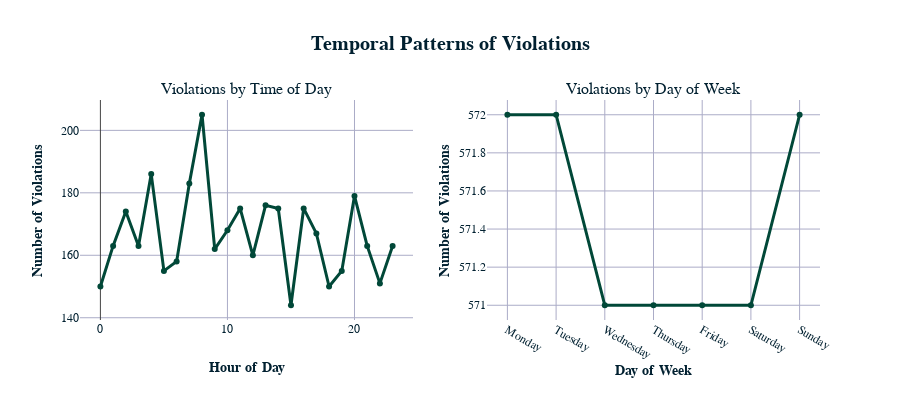

Notebook cell for this chart:
### Markdown cell above
7) Временные закономерности

### Code cell
# Добавляем временные признаки
dataset['DateTime'] = pd.to_datetime(dataset['DateTime'])
dataset['Hour'] = dataset['DateTime'].dt.hour
dataset['DayOfWeek'] = dataset['DateTime'].dt.day_name()

fig = make_subplots(
    rows=1, cols=2,
    subplot_titles=('Violations by Time of Day', 'Violations by Day of Week')
)

# График по часам
hourly_violations = dataset['Hour'].value_counts().sort_index()
fig.add_trace(
    go.Scatter(
        x=hourly_violations.index,
        y=hourly_violations.values,
        mode='lines+markers',
        line=dict(color=palette_in_hex[-1], width=3),
        marker=dict(size=6, color=palette_in_hex[-1]),
        name='By Hour'
    ),
    row=1, col=1
)

# График по дням недели
daily_violations = dataset['DayOfWeek'].value_counts()
days_order = ['Monday', 'Tuesday', 'Wednesday', 'Thursday', 'Friday', 'Saturday', 'Sunday']
daily_violations = daily_violations.reindex(days_order)

fig.add_trace(
    go.Scatter(
        x=daily_violations.index,
        y=daily_violations.values,
        mode='lines+markers',
        line=dict(color=palette_in_hex[-1], width=3),
        marker=dict(size=6, color=palette_in_hex[-1]),
        name='By Day'
    ),
    row=1, col=2
)

fig.update_layout(
    height=400,
    showlegend=False,
    font=dict(family="Arial", size=12, color=text_color),
    paper_bgcolor=bg_color,
    plot_bgcolor=bg_color,
    title_text="Temporal Patterns of Violations",
    title_x=0.5,
    title_font=dict(size=20, color=text_color)
)

fig.update_xaxes(title_text="Hour of Day", row=1, col=1)
fig.update_yaxes(title_text="Number of Violations", row=1, col=1)
fig.update_xaxes(title_text="Day of Week", row=1, col=2)
fig.update_yaxes(title_text="Number of Violations", row=1, col=2)

fig.show()

print(f"\nВывод: Пик нарушений в {hourly_violations.idxmax()}:00, самый опасный день - {daily_violations.idxmax()}")

### Figure 1 — Plotly figure (JSON) as saved in the notebook; plotly's stock layout.template omitted (floating-point values rounded to 4 significant figures)
{"data": [{"line": {"color": "#014838", "width": 3}, "marker": {"color": "#014838", "size": 6}, "mode": "lines+markers", "name": "By Hour", "type": "scatter", "x": [0, 1, 2, 3, 4, 5, 6, 7, 8, 9, 10, 11, 12, 13, 14, 15, 16, 17, 18, 19, 20, 21, 22, 23], "xaxis": "x", "y": [150, 163, 174, 163, 186, 155, 158, 183, 205, 162, 168, 175, 160, 176, 175, 144, 175, 167, 150, 155, 179, 163, 151, 163], "yaxis": "y"}, {"line": {"color": "#014838", "width": 3}, "marker": {"color": "#014838", "size": 6}, "mode": "lines+markers", "name": "By Day", "type": "scatter", "x": ["Monday", "Tuesday", "Wednesday", "Thursday", "Friday", "Saturday", "Sunday"], "xaxis": "x2", "y": [572, 572, 571, 571, 571, 571, 572], "yaxis": "y2"}], "layout": {"annotations": [{"font": {"size": 16}, "showarrow": false, "text": "Violations by Time of Day", "x": 0.225, "xanchor": "center", "xref": "paper", "y": 1, "yanchor": "bottom", "yref": "paper"}, {"font": {"size": 16}, "showarrow": false, "text": "Violations by Day of Week", "x": 0.775, "xanchor": "center", "xref": "paper", "y": 1, "yanchor": "bottom", "yref": "paper"}], "font": {"color": "#012030", "family": "Arial", "size": 12}, "height": 400, "paper_bgcolor": "#ffffff", "plot_bgcolor": "#ffffff", "showlegend": false, "title": {"font": {"color": "#012030", "size": 20}, "text": "Temporal Patterns of Violations", "x": 0.5}, "xaxis": {"anchor": "y", "domain": [0, 0.45], "title": {"text": "Hour of Day"}}, "xaxis2": {"anchor": "y2", "domain": [0.55, 1], "title": {"text": "Day of Week"}}, "yaxis": {"anchor": "x", "domain": [0, 1], "title": {"text": "Number of Violations"}}, "yaxis2": {"anchor": "x2", "domain": [0, 1], "title": {"text": "Number of Violations"}}}}
